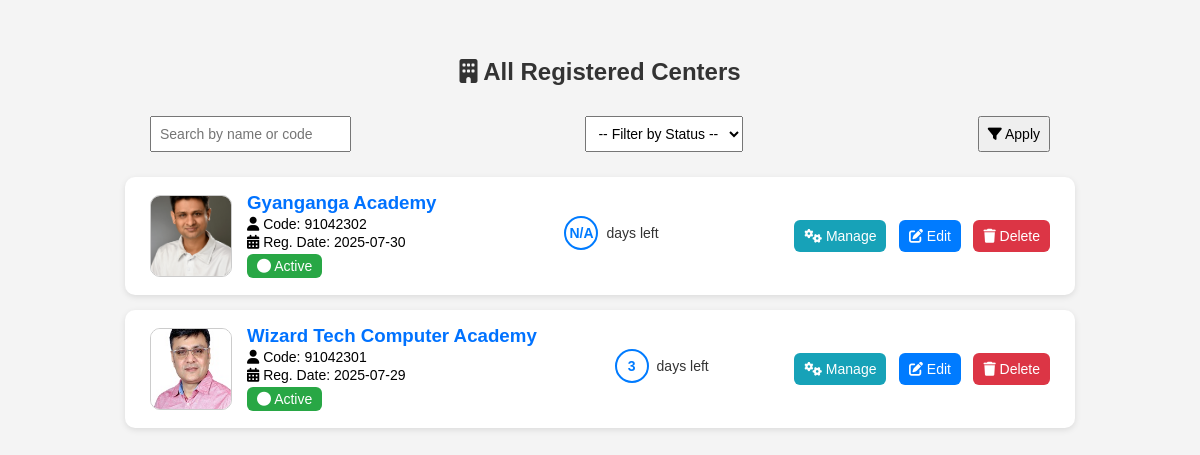
The page /view_centers (signed in) on the database its author committed.
### tables this page shows
CREATE TABLE centers (
            id INTEGER PRIMARY KEY AUTOINCREMENT,
            center_code TEXT UNIQUE,
            center_name TEXT,
            name TEXT,
            email TEXT,
            mobile TEXT,
            address TEXT,
            pin_code TEXT,
            state TEXT,
            photo TEXT,
            status TEXT DEFAULT 'Active',
            registration_date TEXT
        );

### app.py (the view)
@app.route('/view_centers', methods=['GET', 'POST'])
def view_centers():
    if not session.get('admin_logged_in'):
        return redirect('/admin_login')
    search_term = request.form.get('search', '').strip()
    filter_status = request.form.get('status', '')
    conn = sqlite3.connect('lms.db')
    conn.row_factory = sqlite3.Row
    cursor = conn.cursor()
    query = """
        SELECT c.*, s.end_date
        FROM centers c
        LEFT JOIN (
            SELECT center_code, MAX(end_date) AS end_date
            FROM subscriptions
            GROUP BY center_code
        ) s ON c.center_code = s.center_code
        WHERE 1=1
    """
    params = []
    if search_term:
        query += " AND (c.center_name LIKE ? OR c.center_code LIKE ?)"
        params.extend([f"%{search_term}%", f"%{search_term}%"])
    if filter_status:
        query += " AND c.status = ?"
        params.append(filter_status)
    query += " ORDER BY c.id DESC"
    cursor.execute(query, params)
    centers = cursor.fetchall()
    centers = [dict(c) for c in centers]
    for c in centers:
        if c.get('end_date'):
            try:
                end = datetime.strptime(c['end_date'], '%Y-%m-%d')
                remaining = (end - datetime.today()).days
                c['remaining_days'] = max(0, remaining)
            except:
                c['remaining_days'] = 'N/A'
        else:
            c['remaining_days'] = 'N/A'
    conn.close()
    return render_template('admin/view_centers.html', centers=centers, search_term=search_term, filter_status=filter_status)

### templates/admin/view_centers.html (shortened to what this page needs)
<!DOCTYPE html>
<html lang="en">
<head>
  <link rel="stylesheet" href="https://cdnjs.cloudflare.com/ajax/libs/font-awesome/6.4.0/css/all.min.css">
</head>
<body>
<h2><i class="fas fa-building"></i> All Registered Centers</h2>
<form method="POST">
  <div class="filters">
    <input type="text" name="search" placeholder="Search by name or code" value="{{ search_term }}">
    <select name="status">
      <option value="">-- Filter by Status --</option>
    </select>
    <button type="submit"><i class="fas fa-filter"></i> Apply</button>
  </div>
</form>
{% for center in centers %}
<div class="center-card">
  <div class="left-section">
    <img src="{{ url_for('static', filename='uploads/centers/' + center['photo']) }}" alt="Photo">
    <div class="center-info">
      <h3>{{ center['center_name'] }}</h3>
      <p><i class="fas fa-user"></i> Code: {{ center['center_code'] }}</p>
      <p><i class="fas fa-calendar-alt"></i> Reg. Date: {{ center['registration_date'] }}</p>
      <p class="status {{ center['status'] }}"><i class="fas fa-circle"></i> {{ center['status'] }}</p>
    </div>
  </div>
  <p class="remaining-days">
    <span class="circle">{{ center['remaining_days'] }}</span> days left
  </p>
  <div class="action-buttons">
    <button class="subscription-btn" onclick="location.href='/manage_subscription/{{ center['center_code'] }}'">
      <i class="fas fa-cogs"></i> Manage
    </button>
    <button class="edit-btn" onclick="location.href='/edit_center/{{ center['id'] }}'">
      <i class="fas fa-edit"></i> Edit
    </button>
    <button class="delete-btn" onclick="confirmDelete({{ center['id'] }})">
      <i class="fas fa-trash"></i> Delete
    </button>
  </div>
</div>
{% endfor %}
</body>
</html>

### templates/admin/view_centers.html (style rules this page uses)
body { font-family: Arial; background: #f4f4f4; padding: 30px; }
h2 { text-align: center; color: #333; margin-bottom: 30px; }
.filters { max-width: 900px; margin: auto; display: flex; gap: 10px; justify-content: space-between; margin-bottom: 25px; }
.filters input, .filters select, .filters button { padding: 8px; font-size: 14px; }
.center-card { background: white; display: flex; align-items: center; justify-content: space-between; margin: 15px auto; padding: 15px 25px; border-radius: 10px; box-shadow: 0 2px 6px rgba(0,0,0,0.1); max-width: 900px; }
.left-section { display: flex; align-items: center; }
.left-section img { width: 80px; height: 80px; object-fit: cover; border-radius: 10px; margin-right: 15px; border: 1px solid #ccc; }
.center-info h3 { margin: 0; color: #0072ff; }
.center-info p { margin: 2px 0; font-size: 14px; }
.status { padding: 4px 10px; border-radius: 6px; font-size: 12px; color: white; display: inline-block; }
.Active { background-color: #28a745; }
.remaining-days { margin-top: 8px; font-size: 14px; color: #333; display: flex; align-items: center; }
.remaining-days .circle { width: 30px; height: 30px; border: 2px solid #007bff; border-radius: 50%; display: inline-flex; align-items: center; justify-content: center; font-weight: bold; margin-right: 8px; color: #007bff; }
.action-buttons button { margin-left: 8px; padding: 8px 10px; border: none; border-radius: 6px; font-size: 14px; cursor: pointer; color: white; }
.edit-btn { background-color: #007bff; }
.delete-btn { background-color: #dc3545; }
.subscription-btn { background-color: #17a2b8; }

### rows shown on the page
centers: photo (picture), center_name "Gyanganga Academy", center_code "91042302", registration_date "2025-07-30", status "Active", remaining_days "N/A"
centers: photo (picture), center_name "Wizard Tech Computer Academy", center_code "91042301", registration_date "2025-07-29", status "Active", remaining_days "3"
